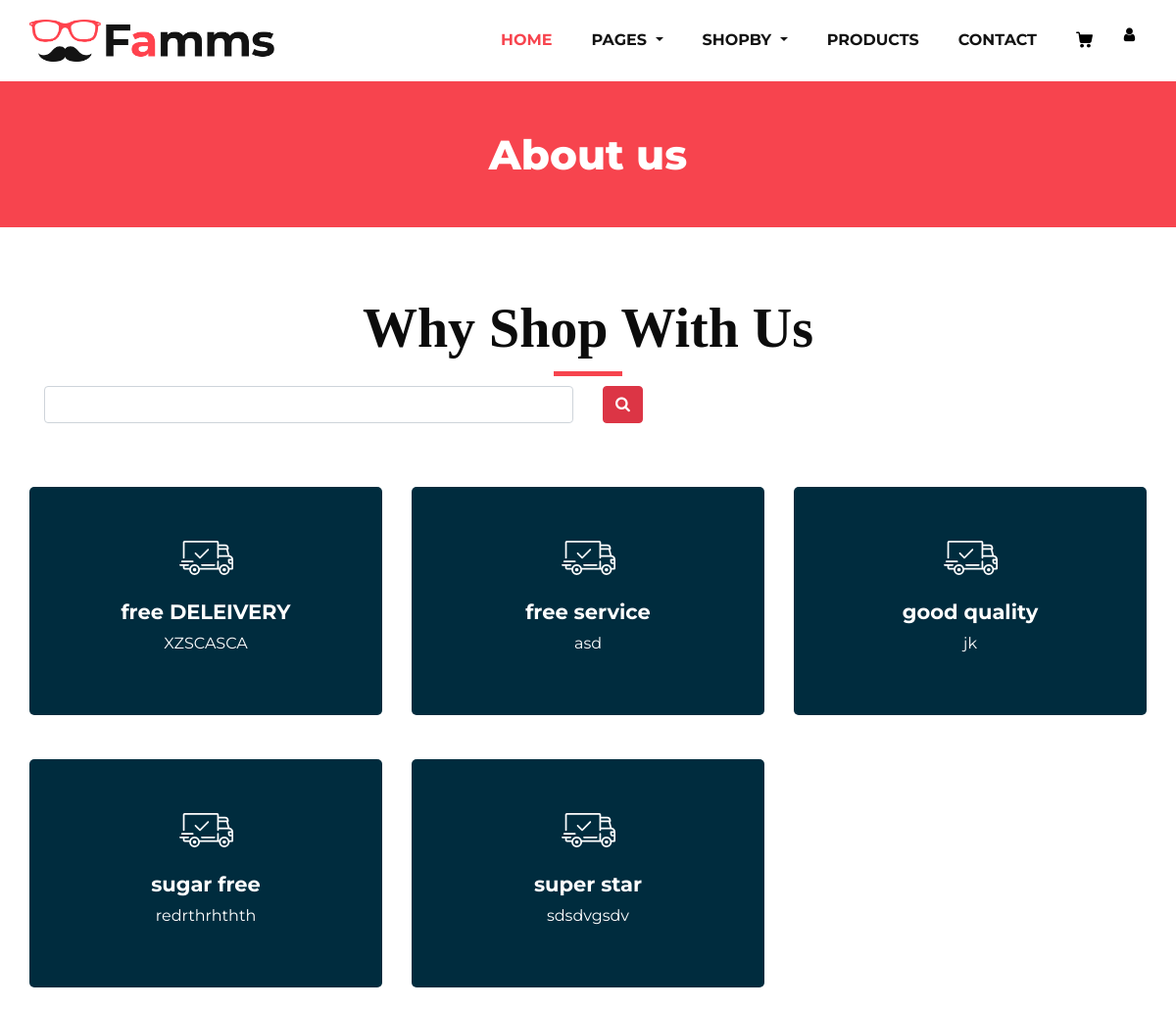
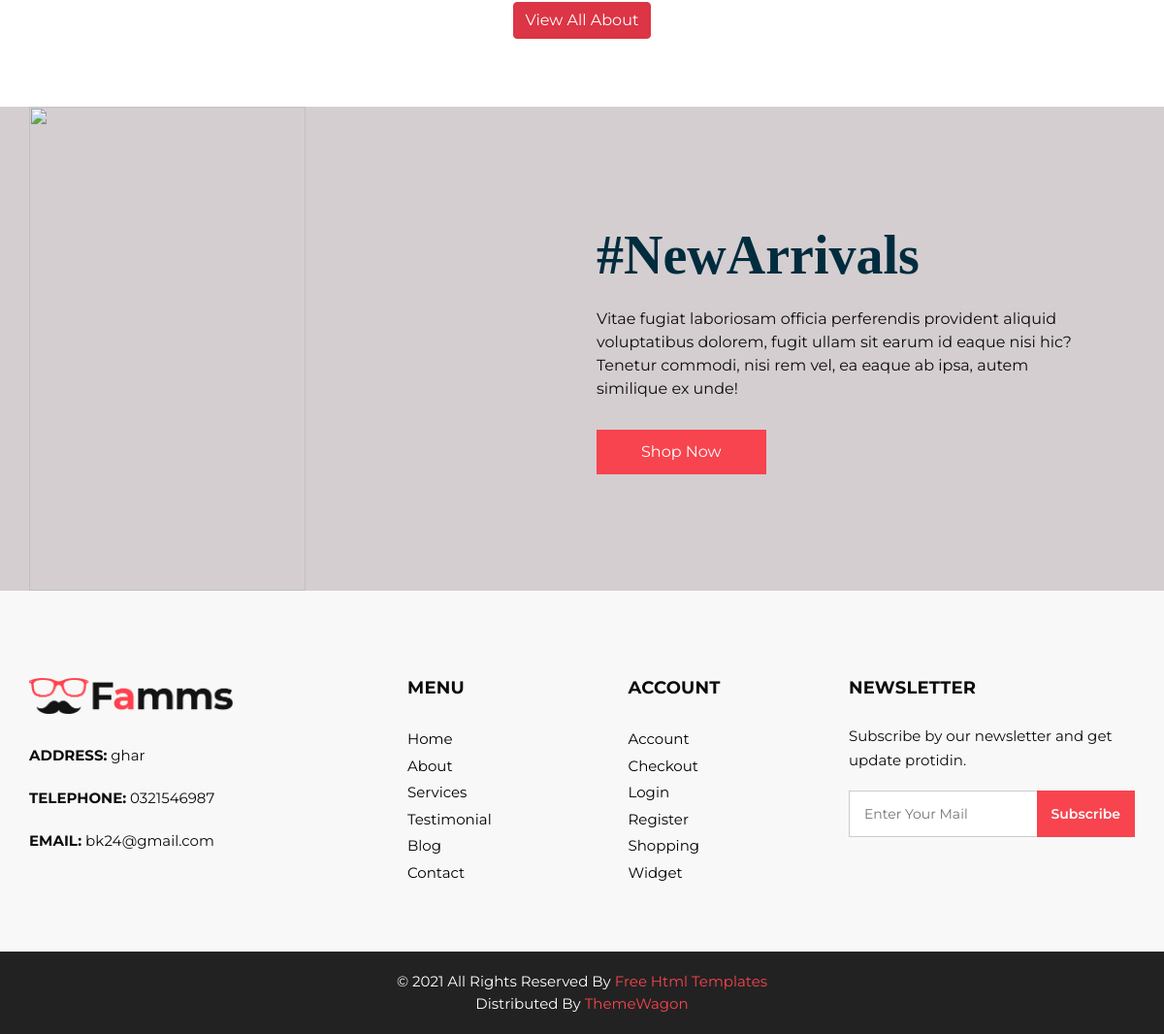
Page /template/about.php (signed in) on the committed database (2 pictures, top to bottom).
### tables this page shows
CREATE TABLE `tbl_about` (
  `id` int(11) NOT NULL,
  `name` varchar(50) NOT NULL,
  `description` text NOT NULL
);

CREATE TABLE `information` (
  `id` int(11) NOT NULL,
  `addresss` varchar(50) NOT NULL,
  `phnm` varchar(50) NOT NULL,
  `email` varchar(50) NOT NULL
);

### template/about.php (the view, shortened to what this page needs)
<!DOCTYPE html>
<html lang="en">
<head>
</head>
<body>
    <?php
    include('header.php');
    ?>
      <section class="inner_page_head">
         <div class="container_fuild">
            <div class="row">
               <div class="col-md-12">
                  <div class="full">
                     <h3>About us</h3>
                  </div>
               </div>
            </div>
         </div>
      </section>
      <section class="why_section layout_padding">
         <div class="container">
            <div class="heading_container heading_center">
               <h2>
                  Why Shop With Us
               </h2>
            </div>
            <div class="container">
              <form action="" method="get">
                <div class="row">
                     <div class="col-6">
                        <input type="text" class="form-control" name="search">
                     </div>
                     <div class="col-6">
                        <button type="submit" name="btn" class="btn btn-danger">
                           <i class="fa fa-search" aria-hidden="true"></i></button>
                     </div>
                  </div>
               </form>
            </div>
            <?php
            if(isset($_GET["btn"])){
               $data = $_GET["search"];
                $insert_query =  "SELECT * FROM `tbl_about` where `description` = '$data'";
            }
            else{
               $insert_query = "SELECT * FROM `tbl_about`";
            }
            ?>
            <div class="row">
               <?php
                 $execute = mysqli_query($conn,$insert_query);
                 $kitni_rows = mysqli_num_rows($execute);
                 if ($kitni_rows > 0){
                  while($g = mysqli_fetch_array($execute)){
                     ?>
                      <div class="col-md-4">
                  <div class="box ">
                     <div class="img-box">
                     </div>
                     <div class="detail-box">
                        <h5>
                          <?php
                           echo $g[1];
                          ?>
                        </h5>
                        <p>
                        <?php
                           echo $g[2];
                          ?>
                        </p>
                     </div>
                  </div>
               </div>
                     <?php
                  }
                 }
                 else{
                  echo "<script>
                  alert('kuch bhi nh hai')
                  </script>";
                 }
               ?>
            </div>
            <br>
            <div class="btn-box">
               <center>
               <form action="" method="get">
               <button class="btn btn-danger" type="submit" name="abt">
                View All About</button>
               </form>
               </center>
            </div>
         </div>
      </section>
      <section class="arrival_section">
         <div class="container">
            <div class="box">
               <div class="arrival_bg_box">
                  <img src="images/arrival-bg.png" alt="">
               </div>
               <div class="row">
                  <div class="col-md-6 ml-auto">
                     <div class="heading_container remove_line_bt">
                        <h2>
                           #NewArrivals
                        </h2>
                     </div>
                     <p style="margin-top: 20px;margin-bottom: 30px;">
                        Vitae fugiat laboriosam officia perferendis provident aliquid voluptatibus dolorem, fugit ullam sit earum id eaque nisi hic? Tenetur commodi, nisi rem vel, ea eaque ab ipsa, autem similique ex unde!
                     </p>
                     <a href="">
                     Shop Now
                     </a>
                  </div>
               </div>
            </div>
         </div>
      </section>
      <?php
       include('footer.php');
            ?>
</body>
</html>

### template/footer.php (shortened to what this page needs)
<!DOCTYPE html>
<html lang="en">
<head>
</head>
<body>
<footer>
         <div class="container">
            <div class="row">
               <div class="col-md-4">
                   <div class="full">
                      <div class="logo_footer">
                        <a href="#"><img width="210" src="images/logo.png" alt="#" /></a>
                      </div>
                      <div class="information_f">
                        <?php
                        require_once("../config.php");
                         $insert_query = "SELECT * FROM `information`";
                         $execute = mysqli_query($conn,$insert_query);
                         $kitni_rows = mysqli_num_rows($execute);
                         if($kitni_rows > 0 ){
                           $k = mysqli_fetch_array($execute)
                           ?>
                        <p><strong>ADDRESS:</strong> <?php echo $k[1];?></p>
                        <p><strong>TELEPHONE:</strong> <?php echo $k[2]; ?></p>
                        <p><strong>EMAIL:</strong> <?php echo $k[3]; ?></p>
                        <?php }
                        ?>
                      </div>
                   </div>
               </div>
               <div class="col-md-8">
                  <div class="row">
                  <div class="col-md-7">
                     <div class="row">
                        <div class="col-md-6">
                     <div class="widget_menu">
                        <h3>Menu</h3>
                        <ul>
                           <li><a href="#">Home</a></li>
                           <li><a href="#">About</a></li>
                           <li><a href="#">Services</a></li>
                           <li><a href="#">Testimonial</a></li>
                           <li><a href="#">Blog</a></li>
                           <li><a href="#">Contact</a></li>
                        </ul>
                     </div>
                  </div>
                  <div class="col-md-6">
                     <div class="widget_menu">
                        <h3>Account</h3>
                        <ul>
                           <li><a href="#">Account</a></li>
                           <li><a href="#">Checkout</a></li>
                           <li><a href="#">Login</a></li>
                           <li><a href="#">Register</a></li>
                           <li><a href="#">Shopping</a></li>
                           <li><a href="#">Widget</a></li>
                        </ul>
                     </div>
                  </div>
                     </div>
                  </div>
                  <div class="col-md-5">
                     <div class="widget_menu">
                        <h3>Newsletter</h3>
                        <div class="information_f">
                          <p>Subscribe by our newsletter and get update protidin.</p>
                        </div>
                        <div class="form_sub">
                           <form>
                              <fieldset>
                                 <div class="field">
                                    <input type="email" placeholder="Enter Your Mail" name="email" />
                                    <input type="submit" value="Subscribe" />
                                 </div>
                              </fieldset>
                           </form>
                        </div>
                     </div>
                  </div>
                  </div>
               </div>
            </div>
         </div>
      </footer>
      <div class="cpy_">
         <p class="mx-auto">© 2021 All Rights Reserved By <a href="https://html.design/">Free Html Templates</a><br>
            Distributed By <a href="https://themewagon.com/" target="_blank">ThemeWagon</a>
         </p>
      </div>
</body>
</html>

### template/css/style.css (style rules this page uses)
* { box-sizing: border-box; }
body { font-family: 'Montserrat', sans-serif; color: #0c0c0c; background-color: #ffffff; overflow-x: hidden; }
.layout_padding { padding: 70px 0; }
h1, h2 { font-family: 'Playfair Display', serif; }
.heading_container { display: -webkit-box; display: -ms-flexbox; display: flex; -webkit-box-orient: vertical; -webkit-box-direction: normal; -ms-flex-direction: column; flex-direction: column; -webkit-box-align: start; -ms-flex-align: start; align-items: flex-start; }
.heading_container h2 { position: relative; margin-bottom: 0; font-size: 3.5rem; font-weight: bold; }
.heading_container h2::after { content: ""; display: block; width: 70px; height: 5px; background: #f7444e; margin: 10px auto 10px; }
.heading_container.heading_center { -webkit-box-align: center; -ms-flex-align: center; align-items: center; text-align: center; }
a, a:hover, a:focus { text-decoration: none; }
.btn, .btn:focus { outline: none !important; -webkit-box-shadow: none; box-shadow: none; }
.arrival_section { background-color: #d4ced0; }
.arrival_section .heading_container { color: #002c3e; margin-bottom: 10px; }
.arrival_section .box { padding: 120px 45px; position: relative; }
.arrival_section .arrival_bg_box { position: absolute; top: 0; left: 0; width: 100%; height: 100%; z-index: 3; }
.arrival_section .arrival_bg_box img { width: 50%; height: 100%; -o-object-fit: cover; object-fit: cover; -o-object-position: top left; object-position: top left; }
.arrival_section a { display: inline-block; padding: 10px 45px; background-color: #f7444e; border: 1px solid #f7444e; color: #ffffff; border-radius: 0; -webkit-transition: all 0.3s; transition: all 0.3s; }
.why_section .box { text-align: center; margin-top: 45px; background-color: #002c3e; padding: 45px 50px; border-radius: 5px; color: #ffffff; }
.detail-box h5 { font-size: 21px; font-weight: 700; }
.remove_line_bt h2::after { display: none; }
.why_section .box .img-box { margin-bottom: 15px; }
.why_section .box .img-box svg { width: 55px; height: auto; fill: #ffffff; }
.inner_page_head { background: #f7444e; text-align: center; color: #fff; padding-top: 50px; padding-bottom: 40px; }
.inner_page_head h3 { font-size: 42px; font-weight: 800; }
footer { background: #f8f8f8; padding: 90px 0 70px; }
.logo_footer { margin-bottom: 30px; }
.information_f p { margin-bottom: 1.2rem; line-height: 25px; font-size: 15px; }
.widget_menu h3 { font-size: 18px; font-weight: 700; text-transform: uppercase; letter-spacing: 0.2px; margin-bottom: 25px; }
.widget_menu ul { list-style: none; padding: 0; margin: 0; }
.widget_menu ul li { float: left; width: 100%; }
.widget_menu ul li a { font-size: 15px; color: #000; margin-bottom: 0; float: left; width: 100%; margin-top: 5px; }
.field { display: flex; }
.widget_menu { float: left; width: 100%; }
div.form_sub .field input[type="email"], div.form_sub .field input[type="email"]:hover, div.form_sub .field input[type="email"]:focus { padding: 10px 110px 10px 15px; border-radius: 0; border: solid #ccc 1px; font-size: 14px; position: relative; box-shadow: none; width: 100%; height: 48px; }
.form_sub { position: relative; }
.form_sub input[type="email"] + input[type="submit"] { position: absolute; right: 0; background: #f7444e; color: #fff; border: none; top: 0px; font-size: 14px; height: 48px; font-weight: 600; padding: 0 15px; }
form input { background: #fff; border: solid #ccc 1px; padding: 15px 15px; width: 100%; font-size: 14px; margin-bottom: 20px; text-transform: capitalize; line-height: normal; }
form input[type="submit"] { border: none; padding: 15px 45px; width: auto; font-size: 16px; text-transform: capitalize; line-height: normal; margin: 0 auto; display: flex; background: #333; color: #fff; font-weight: 600; transition: ease all 0.1s; }
.cpy_ { background: #222; text-align: center; padding: 20px 0; }
.cpy_ p { margin: 0; color: #fff; font-size: 15px; font-weight: 400; }
.cpy_ p a { margin: 0; color: #f7444e; font-size: 15px; font-weight: 400; }

### template/css/responsive.css (style rules this page uses)
@media (min-width: 1200px) { .container { max-width: 1170px; } }

### rows in the picture
tbl_about: name "free DELEIVERY", description "XZSCASCA"
tbl_about: name "free service", description "asd"
tbl_about: name "good quality", description "jk"
tbl_about: name "sugar free", description "redrthrhthth"
tbl_about: name "super star", description "sdsdvgsdv"
information: addresss "ghar", phnm "0321546987", email "bk24@gmail.com"
